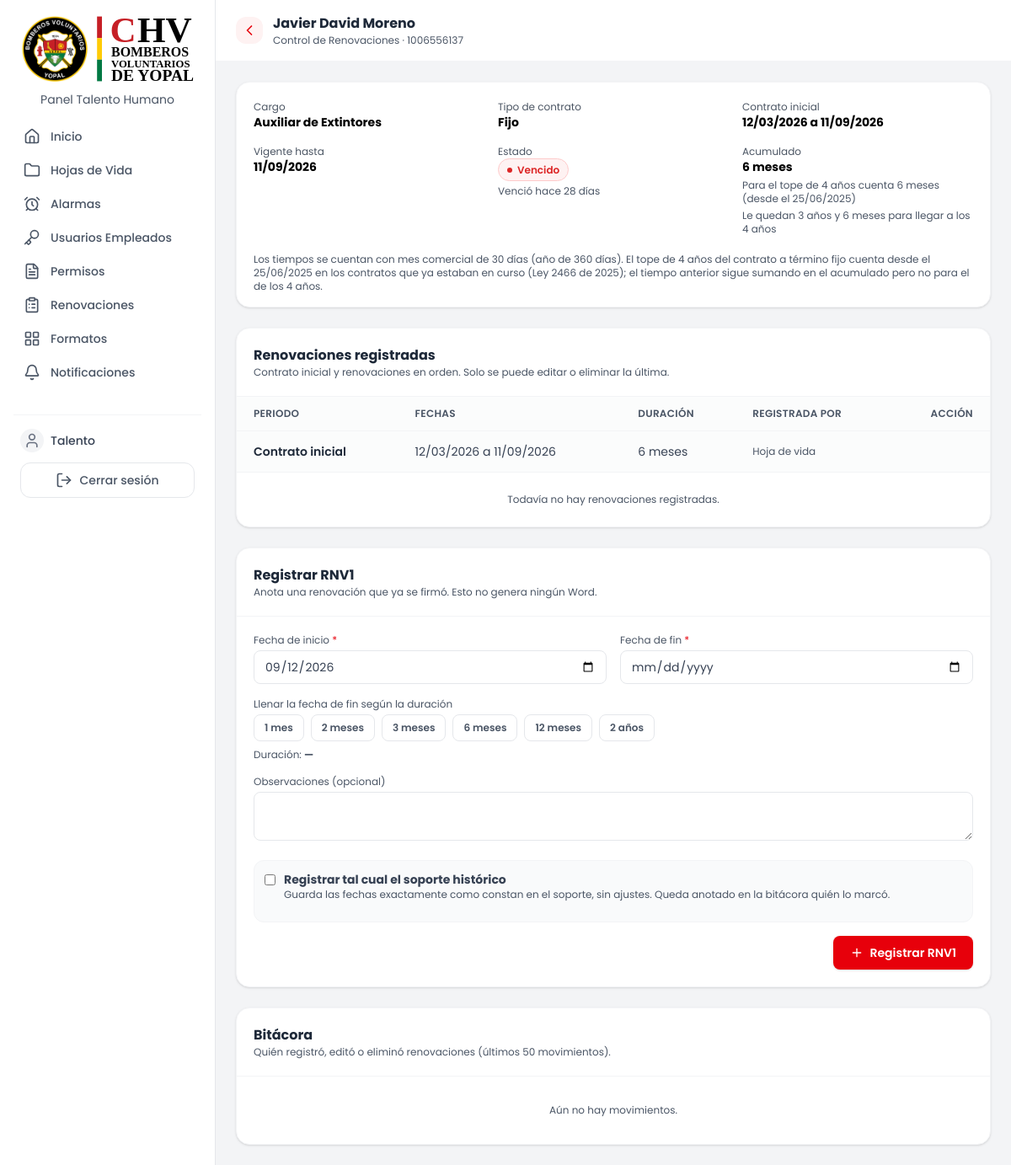
Before: /public/renovaciones_empleado.php?cedula=1006556137 (signed in) with the older database file.
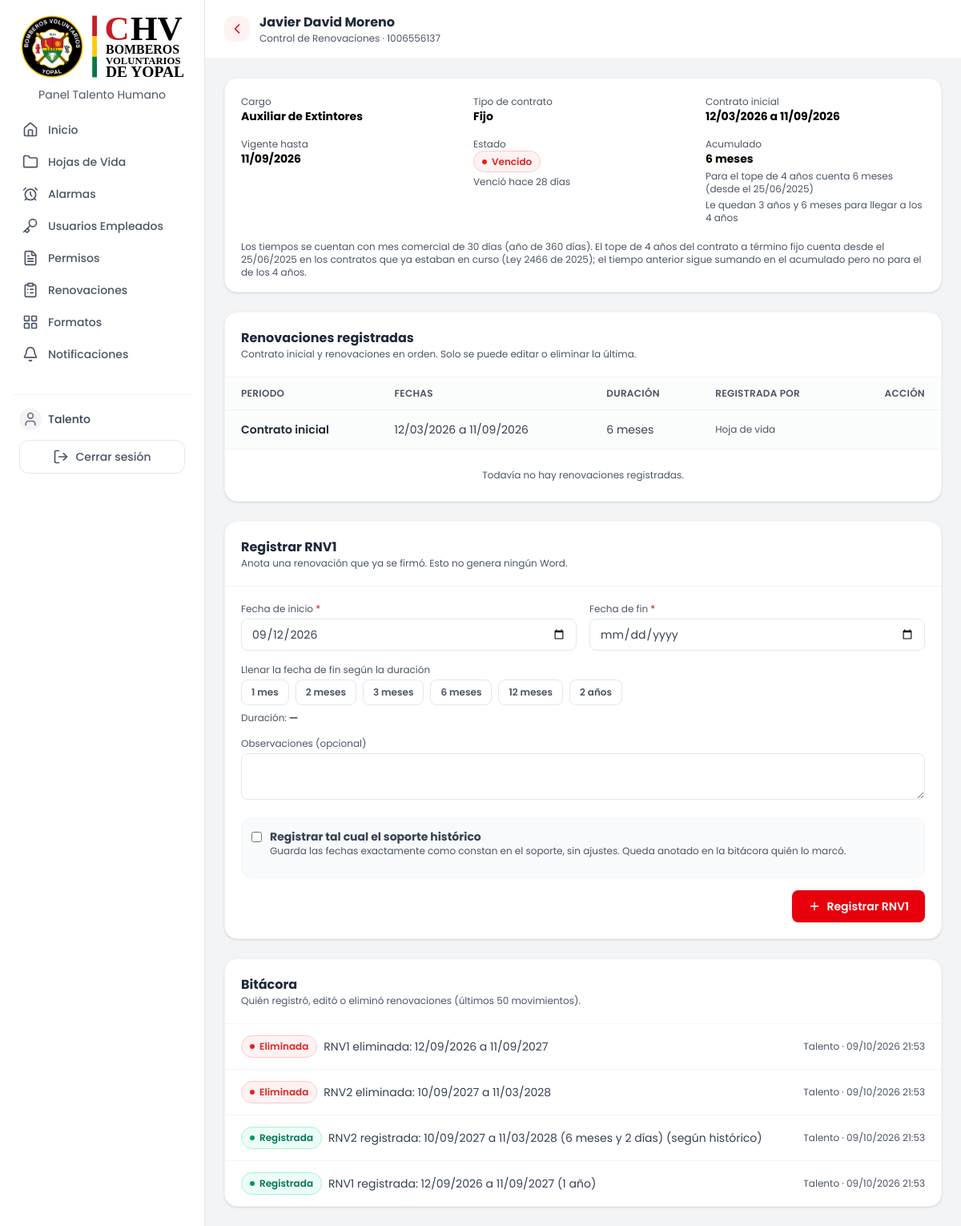
After: the same page with the newer database file.
### tables this page shows
CREATE TABLE `renovaciones_historial` (
  `id` int(10) UNSIGNED NOT NULL,
  `cedula` varchar(10) NOT NULL,
  `renovacion_id` int(10) UNSIGNED DEFAULT NULL,
  `accion` enum('crear','editar','eliminar') NOT NULL,
  `detalle` varchar(500) NOT NULL,
  `actor_id` int(11) DEFAULT NULL,
  `actor_nombre` varchar(50) DEFAULT NULL,
  `created_at` timestamp NOT NULL DEFAULT current_timestamp()
);

### public/renovaciones_empleado.php (the view, shortened to what the changed rows need)
<?php
require_once __DIR__ . '/../includes/renovaciones_guard.php';
require_once __DIR__ . '/../src/models/RenovacionModel.php';
$h = static fn(?string $s): string => htmlspecialchars((string) $s, ENT_QUOTES, 'UTF-8');
$cedula = trim((string) ($_GET['cedula'] ?? ''));
$ficha = null;
$historial = [];
$falloTablas = false;
$falloGeneral = false;
if ($cedula !== '') {
    try {
        $ficha = RenovacionModel::resumenEmpleado($cedula);
        if ($ficha) {
            $historial = RenovacionModel::historial($cedula);
        }
    } catch (PDOException $e) {
        error_log('renovaciones_empleado.php: ' . $e->getMessage());
        if ($e->getCode() === '42S02') {
            $falloTablas = true;
        } else {
            $falloGeneral = true;
        }
    }
}
$esAdmin = esAdminRenovaciones();
if ($ficha) {
    $emp = $ficha['empleado'];
    $renovaciones = $ficha['renovaciones'];
    $problemas = $ficha['problemas'];
    $ultima = $renovaciones ? end($renovaciones) : null;
    $siguienteNumero = $ultima ? ((int) $ultima['numero'] + 1) : 1;
    $finPeriodoAnterior = $ultima ? (string) $ultima['fecha_fin'] : (string) ($emp['fecha_fin_contrato'] ?? '');
}
?>
<!DOCTYPE html>
<html lang="es">
<head>
    <?php require __DIR__ . '/../includes/head.php'; ?>
    <link rel="stylesheet" href="./assets/css/tailwind.css">
    <link rel="stylesheet" href="./assets/css/renovaciones.css?v=<?= (int) @filemtime(__DIR__ . '/assets/css/renovaciones.css') ?>">
</head>
<body class="bg-gray-100 min-h-screen">
    <?php require __DIR__ . '/../includes/sidebar.php'; ?>
    <div class="md:ml-64 pt-14 md:pt-0">
        <header class="bg-white border-b border-gray-100 px-4 sm:px-6 py-4 sticky top-0 z-30">
            <div class="flex items-center gap-3">
                <div class="min-w-0">
                    <h1 class="text-base font-bold text-gray-800 truncate">
                        <?= $ficha ? $h($emp['nombre']) : 'Renovaciones del empleado' ?>
                    </h1>
                </div>
            </div>
        </header>
        <main class="p-6 max-w-6xl mx-auto space-y-6">
            <?php if ($falloTablas): ?>
                <div class="ren-alerta rounded-xl p-4 text-sm">
                    <strong>Falta crear las tablas del módulo.</strong>
                    <div class="mt-1">Ejecuta <code>database/migrations/2026_10_08_control_renovaciones.sql</code> en phpMyAdmin y recarga.</div>
                </div>
            <?php elseif ($falloGeneral): ?>
                <div class="ren-alerta rounded-xl p-4 text-sm"><strong>No se pudieron cargar los datos.</strong> Intenta de nuevo.</div>
            <?php else: ?>
                <?php if (!$problemas): ?>
                    <section class="bg-white rounded-2xl border border-gray-100 shadow-sm overflow-hidden">
                        <div class="p-4 sm:p-5 border-b border-gray-100">
                            <h2 class="font-bold text-gray-800">Renovaciones registradas</h2>
                        </div>
                        <div class="overflow-x-auto">
                            <table class="w-full min-w-[520px] text-sm text-left">
                                <thead class="border-b border-gray-100 bg-gray-50/60">
                                    <tr>
                                        <th class="px-4 sm:px-5 py-3 text-[10px] sm:text-xs font-semibold text-gray-600 uppercase tracking-wide">Periodo</th>
                                        <th class="px-4 sm:px-5 py-3 text-[10px] sm:text-xs font-semibold text-gray-600 uppercase tracking-wide">Fechas</th>
                                        <th class="px-4 sm:px-5 py-3 text-[10px] sm:text-xs font-semibold text-gray-600 uppercase tracking-wide">Duración</th>
                                        <th class="px-4 sm:px-5 py-3 text-[10px] sm:text-xs font-semibold text-gray-600 uppercase tracking-wide hidden lg:table-cell">Registrada por</th>
                                        <?php if ($esAdmin): ?>
                                            <th class="px-4 sm:px-5 py-3 text-[10px] sm:text-xs font-semibold text-gray-600 uppercase tracking-wide text-right">Acción</th>
                                        <?php endif; ?>
                                    </tr>
                                </thead>
                            </table>
                        </div>
                    </section>
                    <section class="bg-white rounded-2xl border border-gray-100 shadow-sm">
                        <div class="p-4 sm:p-5 border-b border-gray-100">
                            <h2 class="font-bold text-gray-800">Registrar RNV<?= $siguienteNumero ?></h2>
                        </div>
                        <form id="renForm" class="p-4 sm:p-5 space-y-4" autocomplete="off" data-fin-anterior="<?= $h($finPeriodoAnterior) ?>">
                            <div>
                                <div class="flex flex-wrap gap-2">
                                    <?php foreach ([1 => '1 mes', 2 => '2 meses', 3 => '3 meses', 6 => '6 meses', 12 => '12 meses', 24 => '2 años'] as $m => $t): ?>
                                        <button type="button" data-meses="<?= $m ?>"
                                            class="renDurBtn px-3 h-8 rounded-lg bg-white border border-gray-200 text-gray-600 hover:bg-gray-50 text-xs font-semibold transition"><?= $t ?></button>
                                    <?php endforeach; ?>
                                </div>
                            </div>
                        </form>
                    </section>
                <?php endif; ?>
                <section class="bg-white rounded-2xl border border-gray-100 shadow-sm overflow-hidden">
                    <div class="p-4 sm:p-5 border-b border-gray-100">
                        <h2 class="font-bold text-gray-800">Bitácora</h2>
                        <p class="text-xs text-gray-600">Quién registró, editó o eliminó renovaciones (últimos 50 movimientos).</p>
                    </div>
                    <?php if (!$historial): ?>
                        <p class="text-xs text-gray-600 text-center py-8">Aún no hay movimientos.</p>
                    <?php else: ?>
                        <ul class="divide-y divide-gray-100">
                            <?php
                            $claseAccion = ['crear' => 'ren-vigente', 'editar' => 'ren-por_vencer', 'eliminar' => 'ren-vencido'];
                            $textoAccion = ['crear' => 'Registrada', 'editar' => 'Editada', 'eliminar' => 'Eliminada'];
                            ?>
                            <?php foreach ($historial as $mov): ?>
                                <li class="px-4 sm:px-5 py-3.5 flex flex-col sm:flex-row sm:items-center gap-2">
                                    <span class="ren-badge <?= $h($claseAccion[$mov['accion']] ?? '') ?>" style="align-self:flex-start"><i></i><?= $h($textoAccion[$mov['accion']] ?? $mov['accion']) ?></span>
                                    <span class="flex-1 text-sm text-gray-700 break-words"><?= $h($mov['detalle']) ?></span>
                                    <span class="text-xs text-gray-600 whitespace-nowrap"><?= $h($mov['actor_nombre'] ?: '—') ?> · <?= $h(date('d/m/Y H:i', strtotime($mov['created_at']))) ?></span>
                                </li>
                            <?php endforeach; ?>
                        </ul>
                    <?php endif; ?>
                </section>
            <?php endif; ?>
        </main>
    </div>
</body>
</html>

### includes/sidebar.php (shortened to what the changed rows need)
<?php
$paginaActual = basename($_SERVER['PHP_SELF']);
$rolActual = $_SESSION['superadmin_rol'] ?? '';
if ($rolActual === 'teniente') {
    $linksSidebar = [
        ['url' => '/chvb/public/dashboard.php', 'label' => 'Inicio', 'icon' => 'home'],
        ['url' => '/chvb/public/empleados.php', 'label' => 'Hojas de Vida', 'icon' => 'folder'],
        ['url' => '/chvb/public/permisos_th.php', 'label' => 'Permisos', 'icon' => 'file-text'],
    ];
} else {
    $linksSidebar = [
        ['url' => '/chvb/public/dashboard.php', 'label' => 'Inicio', 'icon' => 'home'],
        ['url' => '/chvb/public/empleados.php', 'label' => 'Hojas de Vida', 'icon' => 'folder'],
        ['url' => '/chvb/public/alarmas.php', 'label' => 'Alarmas', 'icon' => 'alarm-clock'],
        ['url' => '/chvb/public/usuarios_empleados.php', 'label' => 'Usuarios Empleados', 'icon' => 'key'],
    ];
    if (in_array($rolActual, ROLES_TALENTO_HUMANO, true)) {
        $linksSidebar[] = ['url' => '/chvb/public/permisos_th.php', 'label' => 'Permisos', 'icon' => 'file-text'];
        $linksSidebar[] = ['url' => '/chvb/public/renovaciones.php', 'label' => 'Renovaciones', 'icon' => 'clipboard-list'];
        $linksSidebar[] = ['url' => '/chvb/public/formatos.php', 'label' => 'Formatos', 'icon' => 'layout-grid'];
        $linksSidebar[] = [
            'url' => '/chvb/public/notificaciones.php',
            'label' => 'Notificaciones',
            'icon' => 'bell',
            'esNotificaciones' => true,
        ];
    }
}
?>
<aside id="sidebarMovil" class="w-64 bg-white border-r border-gray-200 p-4 fixed inset-y-0 left-0 z-40 overflow-y-auto
           -translate-x-full md:translate-x-0 transition-transform duration-200">
    <nav class="space-y-1">
        <?php foreach ($linksSidebar as $link): ?>
            <?php $activo = $paginaActual === basename($link['url']); ?>
            <a href="<?= $link['url'] ?>" class="flex items-center gap-3 px-3 py-2 rounded-xl text-sm font-medium transition
                <?= $activo ? 'bg-red-600 text-white' : 'text-gray-600 hover:bg-gray-100' ?>">
                <?= icon($link['icon'], 'w-5 h-5') ?>
                <span class="flex-1"><?= $link['label'] ?></span>
            </a>
        <?php endforeach; ?>
    </nav>
</aside>

Changed rows visible on the page:
added renovaciones_historial: accion "Eliminada", detalle "RNV1 eliminada: 12/09/2026 a 11/09/2027", actor_nombre "Talento", created_at "09/10/2026 21:53"
added renovaciones_historial: accion "Eliminada", detalle "RNV2 eliminada: 10/09/2027 a 11/03/2028", actor_nombre "Talento", created_at "09/10/2026 21:53"
added renovaciones_historial: accion "Registrada", detalle "RNV2 registrada: 10/09/2027 a 11/03/2028 (6 meses y 2 días) (según histórico)", actor_nombre "Talento", created_at "09/10/2026 21:53"
added renovaciones_historial: accion "Registrada", detalle "RNV1 registrada: 12/09/2026 a 11/09/2027 (1 año)", actor_nombre "Talento", created_at "09/10/2026 21:53"
Other visible differences:
text no longer shown: "Aún no hay movimientos."
